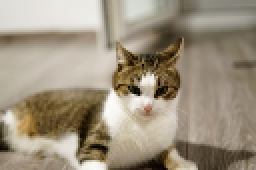
#> input picture usbtool/cosmo_lowres.png, 128 x 85 px (shown 2 times larger)
$ python usbtool_v2.py
#> lines starting #> are read from the running program, lines starting #| are printed output that depends on the picture
#######################################################
# Copyright (C) 2021 Simon Michael Laube under AGPLv3
#######################################################
# Prerequisites: pip3 install PySerial
import serial
from serial.tools import list_ports
import io
import numpy as np
import matplotlib.pyplot as plt
import threading
import time

# Global settings
PORT="COM0" # preliminary port, will be changed below by user input!
BAUD=9600 # baudrate
SIZE=serial.EIGHTBITS # 1 byte data frame
TIMEOUT= 10 # timeout in seconds


def int16_to_bytes(a):
    """
    Takes a list of (16bit) integers and returns a list
    of (8bit) integers with double the size.
    """
    r=[]
    for e in a:
        e = int(e)
        HB=e//(2**8)
        LB=e%(2**8)
        r.append(LB) #LOW
        r.append(HB) #HIGH
    return r

def save_binary(fname,data,mode):
    """
    Saves a binary image of the data provided as an integer numpy array
    mode=True ... data is 16bit
    mode=False... data is 8bit
    """
    # Convert numpy array to list
    data=data.reshape(1,-1)[0]
    data=data.tolist()
    # Write binary file
    f=open(fname,'w+b')
    if(mode):
        binary=bytearray(int16_to_bytes(data))
        f.write(binary)
    else:
        binary=bytearray(data)
        f.write(binary)
    f.close()

def PSNR_RGB(ORIG, CMPR):
    """
    Calculates the peak-SNR of an RGB image 'CMPR' with respect to the original image 'ORIG'.
    Both images are in float representation (their values are in [0,1])
    """
    M=ORIG.shape[0] # rows
    N=ORIG.shape[1] # columns
    CH=ORIG.shape[2] # color channels

    MAXI=1 # 1 for float representation, 255 for 8bit representation

    # https://en.wikipedia.org/wiki/Peak_signal-to-noise_ratio
    MSE=np.sum((ORIG-CMPR)**2)*1/(CH*M*N)
    PSNR=10*np.log(MAXI**2/MSE)/np.log(10)

    return PSNR


# List devices for the user to select one
devices=serial.tools.list_ports.comports()
print("\tDevice\t\tDescription\tUSB PID\tLocation\tProduct")
for idx, e in enumerate(devices):
    print("["+str(idx)+"]\t"+str(e.device)+"\t"+str(e.description)+"\t\t"+str(e.pid)+"\t"+str(e.location)+"\t\t"+str(e.product))
mydevice=input("Select device: ")
#> the answer given: 1
mydevice=int(mydevice)
# Set port according to selection of user
PORT=devices[mydevice].device

try:
    S_int = list(range(2**0-1,2**12-1))

    #imname="test.png"
    #imname="cosmo_lowres.png"
    imname=input("Input image path: ")
#> the answer given: cosmo_lowres.png

    # Read image
    img = plt.imread(imname,format="RGB")
#> img is the input picture: shape (85, 128, 3) float32; mean R, G, B 0.619, 0.573, 0.499


    R_img=img[:,:,0] # Red part
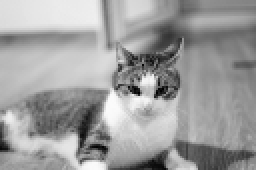
#> R_img: shape (85, 128) float32 (shown 2 times larger); min 0, max 0.984, mean 0.619
    G_img=img[:,:,1] # Green part
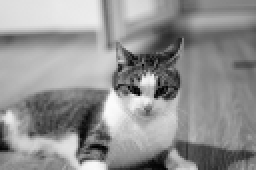
#> G_img: shape (85, 128) float32 (shown 2 times larger); min 0, max 0.984, mean 0.573
    B_img=img[:,:,2] # Blue part
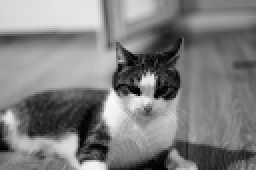
#> B_img: shape (85, 128) float32 (shown 2 times larger); min 0, max 0.973, mean 0.499
    # The pixels are normalized to [0,1] -> convert to 16bit integers
    R_int=(R_img*(2**16-1)).astype(int).reshape(1,-1)[0]
#> R_int = 10880 values, max 64507 at index 6456, min 0 at index 5699, mean 40545.6
    G_int=(G_img*(2**16-1)).astype(int).reshape(1,-1)[0]
#> G_int = 10880 values, max 64507 at index 6328, min 0 at index 5699, mean 37568.3
    B_int=(B_img*(2**16-1)).astype(int).reshape(1,-1)[0]
#> B_int = 10880 values, max 63736 at index 6199, min 0 at index 4167, mean 32705.3
    #Stack colors into one bytearray
    S_int=np.array([R_int,G_int,B_int]).reshape(1,-1)[0]
    #S_int  = S_int.tolist()
    # Convert to bytearray
    S_arr=int16_to_bytes(S_int)
#> the loop in int16_to_bytes, `for e in a:` made 32640 passes
#> (e, HB, LB) on passes 1 to 3: (56797, 221, 221), (57054, 222, 222), (57311, 223, 223)
#> after the loop in int16_to_bytes, `for e in a:`: r = 65280 items
#> S_arr = 65280 items

    # Append dummy bytes for last readout
    S_arr.append(0)
    S_arr.append(0)

    # Open Port (1 stopbit, no parity bit)
    serialPort= serial.Serial(port=PORT, baudrate=BAUD, parity=serial.PARITY_EVEN, bytesize=SIZE, timeout=TIMEOUT, stopbits=serial.STOPBITS_TWO, rtscts=False, dsrdtr=False)
    print("COM port opened. You are using "+serialPort.name)
#> (this line was passed over: serial is not available in this run)
    time.sleep(3) # delay necessary for arduino / serial interface flow control

    data=[]

    total_len=len(S_arr)//2
#> total_len = 32641
    rcv_count=0
    # Stream and receive serial data
    for i in range(total_len):
        # Write 2 bytes
        serialPort.write(S_arr[2*i:2*i+1])
        serialPort.write(S_arr[2*i+1:2*i+2])

         # Read 1 byte
        tmp=serialPort.read(size=1)
#> (the run stopped early here; a loop or call above may not have finished)
